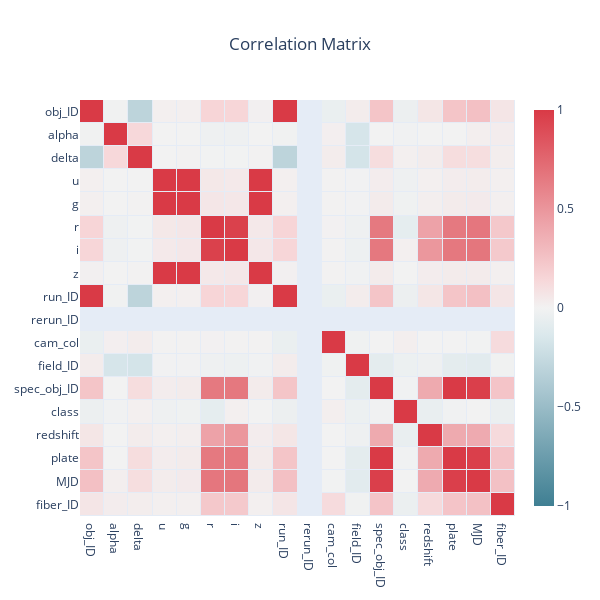
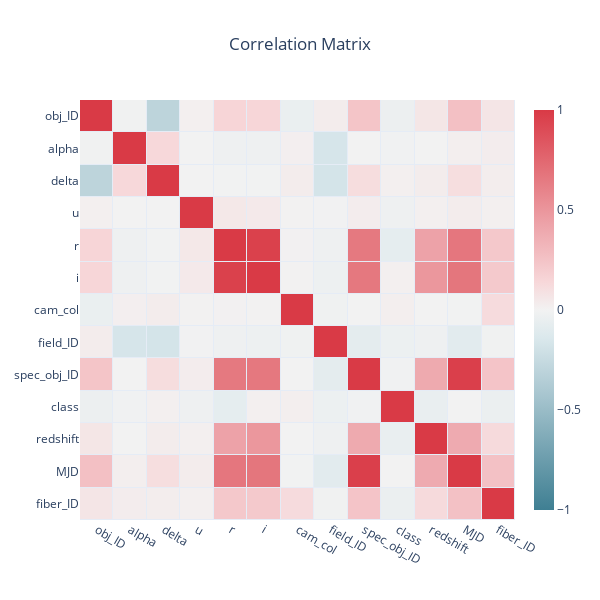

Notebook code cell kept with these figures, in order:
### Markdown cell above
<font size=4 color=#009999> <br> 1.2 - DISCARD IRRELEVANT FEATURES </font> <br>

It is usually hard to determine in adavace which features, or combination of features, will be the most relevant to perform the classification task. The rule of thumb is to **keep all the features** for which you have **doubts**. In some specific cases, however, it is possible to identify certain features that can make no contribution to the classification task. To do this, it is useful to observe the distribution of our observations for each feature. 

We therefore focus on identifying **features whose distribution cannot provide any relevant information** for classification. It is therefore a question of identifying them on the basis of a **numerical decision** and **not** on the basis of a decision linked to the **physical meaning** of the feature.

<div class="alert alert-warning">
    <b>[Question 1.2]</b> Based on a study of the features distribution (variance, number of unique values, number of missing values, etc.), can you identify some features that do not provide useful information for the classification task? Explain your analysis and remove those features from the dataset. <br>
</div>

### Code cell
"""
CELL N°2 : Remove useless features

@pre: variable `df` containing the dataframe
@post: variable `df` containing the reduced dataframe
"""
import plotly.graph_objects as go
from helping_functions import plot_correlation_matrix
df = pd.read_csv("star_classification.csv")
# 0 = GALAXY
# 1 = QSO
# 2 = STAR
df['class'].mask(df['class'] == 'GALAXY', 0, inplace=True)
df['class'].mask(df['class'] == 'QSO', 1, inplace=True)
df['class'].mask(df['class'] == 'STAR', 2, inplace=True)
print("Variance:\n", df.var())
print("nmb of unique values:\n", df.nunique())
print("nmb of non-null values:\n", df.count())
plot_correlation_matrix(df)
df = df.drop(columns=['rerun_ID','g','z','run_ID','plate']) # 100% de corrélation avec d'autres colonnes
plot_correlation_matrix(df)

### Figure 1 — Plotly figure (JSON) as saved in the notebook; plotly's stock layout.template omitted (floating-point values rounded to 4 significant figures; data arrays with more than 128 entries replaced by an {"elided": "..."} marker saying what was removed)
{"data": [{"colorbar": {"thickness": 20, "ticklen": 3}, "colorscale": [[0, "#3f7f93"], [0.071, "#5890a1"], [0.143, "#72a1b0"], [0.214, "#8cb3bf"], [0.286, "#a7c5cf"], [0.357, "#c0d6dd"], [0.429, "#dae8ec"], [0.5, "#f2f2f2"], [0.571, "#f7d7d9"], [0.643, "#f2bcc0"], [0.714, "#eda3a9"], [0.786, "#e8888f"], [0.857, "#e36e76"], [0.929, "#de535e"], [1, "#d93a46"]], "hoverinfo": "text", "hovertext": {"elided": "18x18 str values"}, "type": "heatmap", "x": ["obj_ID", "alpha", "delta", "u", "g", "r", "i", "z", "run_ID", "rerun_ID", "cam_col", "field_ID", "spec_obj_ID", "class", "redshift", "plate", "MJD", "fiber_ID"], "xgap": 1, "y": ["obj_ID", "alpha", "delta", "u", "g", "r", "i", "z", "run_ID", "rerun_ID", "cam_col", "field_ID", "spec_obj_ID", "class", "redshift", "plate", "MJD", "fiber_ID"], "ygap": 1, "z": {"elided": "18x18 float values"}, "zmax": 1, "zmin": -1}], "layout": {"height": 600, "title": {"text": "Correlation Matrix", "x": 0.5}, "width": 600, "xaxis": {"autorange": true, "range": [-0.5, 17.5], "showgrid": false, "type": "category"}, "yaxis": {"autorange": true, "range": [17.5, -0.5], "showgrid": false, "type": "category"}}}

### Figure 2 — Plotly figure (JSON) as saved in the notebook; plotly's stock layout.template omitted (floating-point values rounded to 4 significant figures; data arrays with more than 128 entries replaced by an {"elided": "..."} marker saying what was removed)
{"data": [{"colorbar": {"thickness": 20, "ticklen": 3}, "colorscale": [[0, "#3f7f93"], [0.071, "#5890a1"], [0.143, "#72a1b0"], [0.214, "#8cb3bf"], [0.286, "#a7c5cf"], [0.357, "#c0d6dd"], [0.429, "#dae8ec"], [0.5, "#f2f2f2"], [0.571, "#f7d7d9"], [0.643, "#f2bcc0"], [0.714, "#eda3a9"], [0.786, "#e8888f"], [0.857, "#e36e76"], [0.929, "#de535e"], [1, "#d93a46"]], "hoverinfo": "text", "hovertext": {"elided": "13x13 str values"}, "type": "heatmap", "x": ["obj_ID", "alpha", "delta", "u", "r", "i", "cam_col", "field_ID", "spec_obj_ID", "class", "redshift", "MJD", "fiber_ID"], "xgap": 1, "y": ["obj_ID", "alpha", "delta", "u", "r", "i", "cam_col", "field_ID", "spec_obj_ID", "class", "redshift", "MJD", "fiber_ID"], "ygap": 1, "z": {"elided": "13x13 float values"}, "zmax": 1, "zmin": -1}], "layout": {"height": 600, "title": {"text": "Correlation Matrix", "x": 0.5}, "width": 600, "xaxis": {"autorange": true, "range": [-0.5, 12.5], "showgrid": false, "type": "category"}, "yaxis": {"autorange": true, "range": [12.5, -0.5], "showgrid": false, "type": "category"}}}
